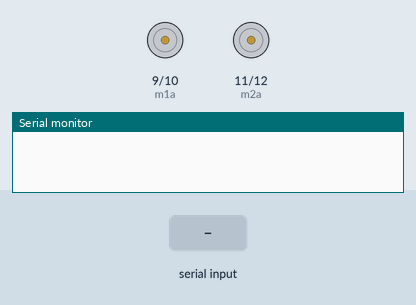
This sketch was run on a simulated Arduino Uno, built with avr-gcc and run on an emulated ATmega328P. On the bench: motor-driver pin pairs drawn as motors (green arrow = first pin HIGH = forward, orange = second pin HIGH = backward, longer = more drive), the last lines printed to the serial monitor. The inputs (shaded band) are chosen by the test bench.

Above: at 1.2 s.
1.3 s: "F" received over Serial
At 2.4 s:
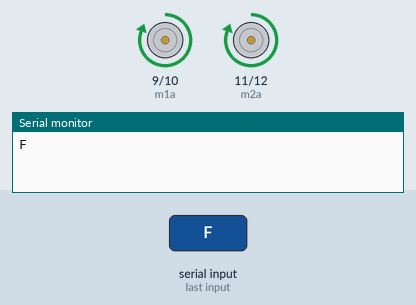
2.8 s: "B" received over Serial
At 3.6 s:
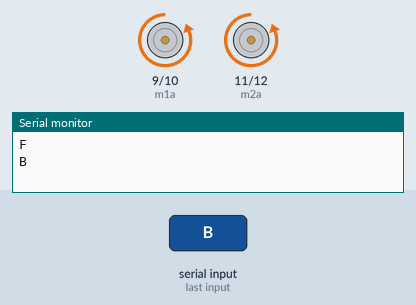
4.3 s: "L" received over Serial
At 4.7 s:
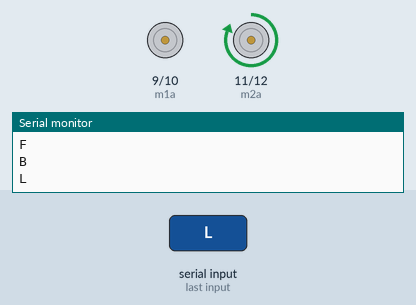
5.8 s: "R" received over Serial
At 7.0 s:
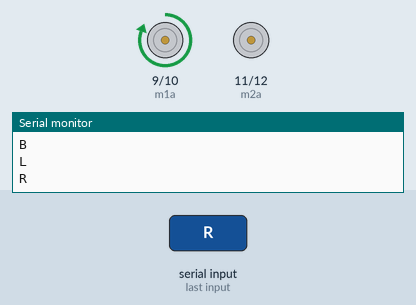
7.3 s: "J" received over Serial
At 8.2 s:
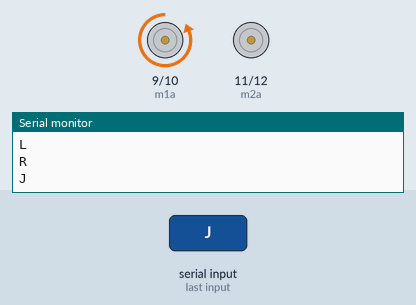
8.8 s: "H" received over Serial
At 9.3 s:
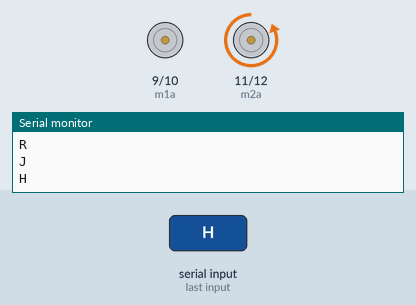
Timing chart, 0 to 11.3 s (numbered marks = the images above; inputs shaded):
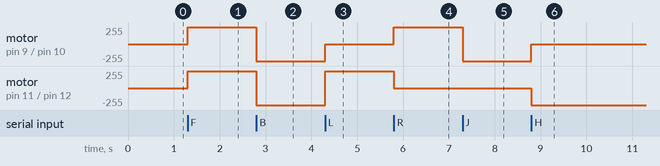

The sketch:

Major_Project_Bluetooth_RC_Controller.ino
```cpp
int m1a = 9, m1b = 10, m2a = 11, m2b = 12;
char c;
void setup()
{
pinMode(m1a, OUTPUT);
pinMode(m1b, OUTPUT);
pinMode(m2a, OUTPUT);
pinMode(m2b, OUTPUT);
Serial.begin(9600);
}
void loop()
{
while (Serial.available() > 0)
{ c = Serial.read();
Serial.println(c);
}
if( c == 'F') //forward
{
digitalWrite(m1a, HIGH);
digitalWrite(m1b, LOW);
digitalWrite(m2a, HIGH);
digitalWrite(m2b, LOW); }
else if(c == 'B') //backward
{ digitalWrite(m1a, LOW);
digitalWrite(m1b, HIGH);
digitalWrite(m2a, LOW);
digitalWrite(m2b, HIGH); }
else if(c == 'L') //left
{ digitalWrite(m1a, LOW);
digitalWrite(m1b, LOW);
digitalWrite(m2a, HIGH);
digitalWrite(m2b, LOW); }
else if(c == 'R') //right
{ digitalWrite(m1a, HIGH);
digitalWrite(m1b, LOW);
digitalWrite(m2a, LOW);
digitalWrite(m2b, LOW); }
else if(c == 'S') //stop
{ digitalWrite(m1a, LOW);
digitalWrite(m1b, LOW);
digitalWrite(m2a, LOW);
digitalWrite(m2b, LOW); }
else if(c == 'I') //forward right
{ digitalWrite(m1a, HIGH);
digitalWrite(m1b, LOW);
digitalWrite(m2a, LOW);
digitalWrite(m2b, LOW); }
else if(c == 'J') //forward left
{ digitalWrite(m1a, LOW);
digitalWrite(m1b, HIGH);
digitalWrite(m2a, LOW);
digitalWrite(m2b, LOW); }
else if(c == 'G') //backward right
{ digitalWrite(m1a, LOW);
digitalWrite(m1b, LOW);
digitalWrite(m2a, HIGH);
digitalWrite(m2b, LOW); }
else if(c == 'H') //backward left
{ digitalWrite(m1a, LOW);
digitalWrite(m1b, LOW);
digitalWrite(m2a, LOW);
digitalWrite(m2b, HIGH); }
}
```

Measured:
- after the input at 1.3 s, motor on pin 9 (m1a) / pin 10 (m1b), motor on pin 11 (m2a) / pin 12 (m2b): stopped → forward 255/255 at once
- after the input at 2.8 s, motor on pin 9 (m1a) / pin 10 (m1b), motor on pin 11 (m2a) / pin 12 (m2b): forward 255/255 → backward 255/255 at once
- after the input at 4.3 s, motor on pin 9 (m1a) / pin 10 (m1b): backward 255/255 → stopped at once; motor on pin 11 (m2a) / pin 12 (m2b): backward 255/255 → forward 255/255 at once
- after the input at 5.8 s, motor on pin 9 (m1a) / pin 10 (m1b): stopped → forward 255/255 at once; motor on pin 11 (m2a) / pin 12 (m2b): forward 255/255 → stopped at once
- after the input at 7.3 s, motor on pin 9 (m1a) / pin 10 (m1b): forward 255/255 → backward 255/255 at once
- after the input at 8.8 s, motor on pin 9 (m1a) / pin 10 (m1b): backward 255/255 → stopped at once; motor on pin 11 (m2a) / pin 12 (m2b): stopped → backward 255/255 at once
